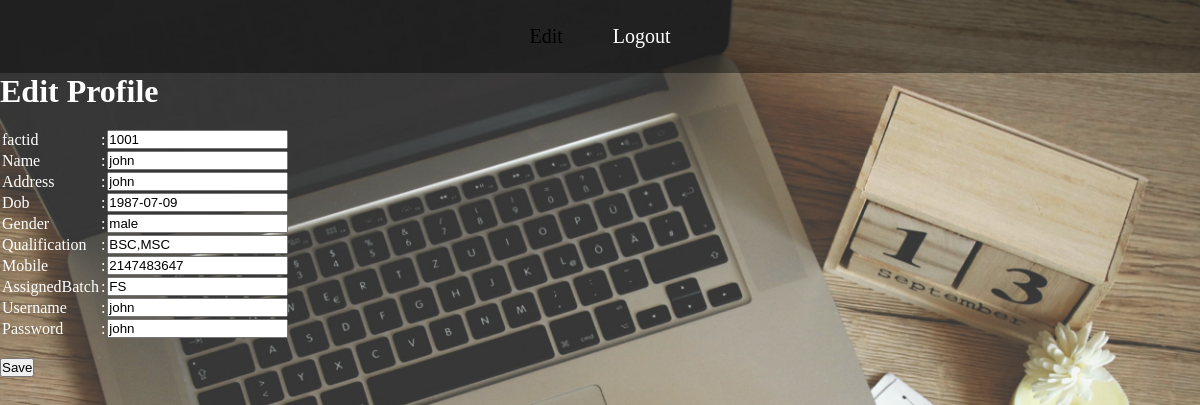
The page /fac_editprofile.php (signed in) on the database its author committed.
### tables this page shows
CREATE TABLE `faculty` (
  `factid` int(11) NOT NULL,
  `name` varchar(30) NOT NULL,
  `address` varchar(30) NOT NULL,
  `dob` date NOT NULL,
  `gender` varchar(10) NOT NULL,
  `qualification` varchar(30) NOT NULL,
  `mobile` int(11) NOT NULL,
  `assigned_batch` varchar(30) NOT NULL,
  `username` varchar(20) NOT NULL,
  `password` varchar(20) NOT NULL
);

### fac_editprofile.php (the view, shortened to what this page needs)
<!DOCTYPE html>
<html>
<head>
<link rel="stylesheet" href="css/style3.css">
</head>
<body class="b1">
<div class="navbar">
<ul>
<li>Edit
</li>
<li><a href="logout.php">Logout</li></a>
</ul>
</div>
	<form action="faculty_pro_view1.php" method=POST>
			    <?php
						require_once ("connect.php");
						$var=$_SESSION['factid'];
						$sql="select * from faculty where factid=$var";
						$result=mysqli_query($conn,$sql);
						while($row=mysqli_fetch_assoc($result))
						{
			        ?>
              <h1><font color="white">Edit Profile</h1><br>	</font>
<div class="c">
<table>
     <tr>
        <td>factid</td><td>:</td><td><input type="text" value=<?php echo $row['factid'];?> name="factid"></td>
    </tr>
    <tr>
        <td>Name</td><td>:</td><td><input type="text" value=<?php echo $row['name'];?> name="name"></td>
    </tr>
    <tr>
        <td>Address</td><td>:</td><td><input type="text" value=<?php echo $row['address'];?> name="address"></td>
    </tr>
	<tr>
        <td>Dob</td><td>:</td><td><input type="text" value=<?php echo $row['dob'];?> name="dob"></td>
    </tr>
    <tr>
        <td>Gender</td><td>:</td><td><input type="text" value=<?php echo $row['gender'];?> name="gender"></td>
    </tr>
    <tr>
        <td>Qualification</td><td>:</td><td><input type="text" value=<?php echo $row['qualification'];?> name="qualification"></td>
    </tr>
    <tr>
        <td>Mobile</td><td>:</td><td><input type="text" value=<?php echo $row['mobile'];?> name="mobile"></td>
    </tr>
    <tr>
        <td>AssignedBatch </td><td>:</td><td><input type="text" value=<?php echo $row['assigned_batch'];?> name="assigned_batch"></td>
    </tr>
	 <tr>
        <td>Username</td><td>:</td><td><input type="text" value=<?php echo $row['username'];?> name="username"></td>
    </tr>
    <tr>
        <td>Password</td><td>:</td><td><input type="text" value=<?php echo $row['password'];?> name="password"></td>
    </tr>
</table>
</div>
           <?php
								}
							?>
<br>
<input type="submit" value="Save" name="submit" class="btn">
</form>
	</body>
</html>

### css/style3.css (style rules this page uses)
* { margin:0px; padding:0px; box-sizing:border-box; }
.b1 { background-image: url(../img/1.jpg); background-size:cover; }
.navbar { text-align:center; width:100%; background-color:rgba(0,0,0,0.4); }
.navbar ul { list-style-type:none; display :inline-flex; }
.navbar ul li { width:120 px; padding:20px; font-size:20px; border-radius:20px; margin:5px; }
.navbar ul li a { color : white; text-decoration: none; }
.c { color:white; }

### rows shown on the page
faculty: factid "1001", name "john", dob "1987-07-09", gender "male", qualification "BSC,MSC", mobile "2147483647", assigned_batch "FS", username "john", password "john"
